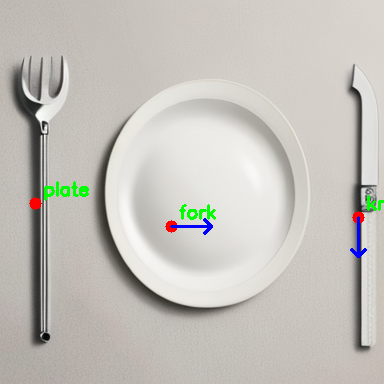
#> input picture workspace/VA50-pipeline-dev/outputs/debug_detected_positions.png, 384 x 384 px
$ python generated_image_to_positions.py --image ../outputs/debug_detected_positions.png
#> lines starting #> are read from the running program, lines starting #| are printed output that depends on the picture; after the words box and inside, x2 and y2 are one past the last pixel; in counts of white or black regions, pixels touching at a corner belong together
import argparse
import os
import cv2
import numpy as np
import json


# =========================
# Utils
# =========================
def write_json(data, path):
    with open(path, "w") as f:
        json.dump(data, f, indent=2)


# =========================
# Segmentation robuste
# =========================
def segment_objects(img_bgr):
    gray = cv2.cvtColor(img_bgr, cv2.COLOR_BGR2GRAY)

    thresh = cv2.adaptiveThreshold(
        gray,
        255,
        cv2.ADAPTIVE_THRESH_GAUSSIAN_C,
        cv2.THRESH_BINARY_INV,
        51,
        5
    )

    kernel = np.ones((5, 5), np.uint8)
    thresh = cv2.morphologyEx(thresh, cv2.MORPH_CLOSE, kernel)
    thresh = cv2.morphologyEx(thresh, cv2.MORPH_OPEN, kernel)

    return thresh


# =========================
# Analyse des contours
# =========================
def analyze_contours(thresh):
    contours, _ = cv2.findContours(
        thresh, cv2.RETR_EXTERNAL, cv2.CHAIN_APPROX_SIMPLE
    )

    objects = []

    for c in contours:
        area = cv2.contourArea(c)
        if area < 500:
            continue

        M = cv2.moments(c)
        if M["m00"] == 0:
            continue

        cx = M["m10"] / M["m00"]
        cy = M["m01"] / M["m00"]

        rect = cv2.minAreaRect(c)
        (w, h) = rect[1]
        angle = rect[2]
        if w < h:
            angle += 90

        aspect_ratio = max(w, h) / (min(w, h) + 1e-6)

        objects.append({
            "contour": c,
            "area": area,
            "cx": cx,
            "cy": cy,
            "aspect_ratio": aspect_ratio,
            "theta": np.deg2rad(angle)
        })

    return objects


# =========================
# Classification par forme
# =========================
def classify_objects(objs):
    plates = []
    tools = []

    for o in objs:
        if o["aspect_ratio"] < 1.8:
            plates.append(o)
        else:
            tools.append(o)

    plates.sort(key=lambda x: x["area"], reverse=True)
    tools.sort(key=lambda x: x["area"], reverse=True)

    plates = plates[:1]
    tools = tools[:2]

    results = []

    for p in plates:
        results.append({
            "label": "plate",
            "x_pixel": float(p["cx"]),
            "y_pixel": float(p["cy"]),
            "theta": 0.0,
            "area": p["area"]
        })

    tools.sort(key=lambda x: x["cx"])

    if len(tools) == 2:
        results.append({
            "label": "fork",
            "x_pixel": float(tools[0]["cx"]),
            "y_pixel": float(tools[0]["cy"]),
            "theta": float(tools[0]["theta"]),
            "area": tools[0]["area"]
        })
        results.append({
            "label": "knife",
            "x_pixel": float(tools[1]["cx"]),
            "y_pixel": float(tools[1]["cy"]),
            "theta": float(tools[1]["theta"]),
            "area": tools[1]["area"]
        })

    for i, o in enumerate(results):
        o["id"] = f"obj_{i:03d}"

    return results


# =========================
# Verrouillage layout (robuste)
# =========================
def enforce_layout(objects, img_shape):
    h, w = img_shape[:2]

    if len(objects) >= 3:
        plate = max(objects, key=lambda o: o.get("area", 0))
        plate["label"] = "plate"

        others = [o for o in objects if o is not plate]

        left = min(others, key=lambda o: o["x_pixel"])
        right = max(others, key=lambda o: o["x_pixel"])

        left["label"] = "fork"
        right["label"] = "knife"

        return [plate, left, right]

    # fallback géométrique (ne plante jamais)
    print("[WARN] Fallback géométrique appliqué")

    cx = w / 2
    cy = h / 2

    return [
        {
            "id": "obj_000",
            "label": "plate",
            "x_pixel": cx,
            "y_pixel": cy,
            "theta": 0.0
        },
        {
            "id": "obj_001",
            "label": "fork",
            "x_pixel": cx - w * 0.25,
            "y_pixel": cy,
            "theta": np.pi / 2
        },
        {
            "id": "obj_002",
            "label": "knife",
            "x_pixel": cx + w * 0.25,
            "y_pixel": cy,
            "theta": np.pi / 2
        }
    ]


# =========================
# Debug visuel (CENTROÏDE)
# =========================
def draw_debug(img, objects, out_path):
    vis = img.copy()

    for o in objects:
        x = int(o["x_pixel"])
        y = int(o["y_pixel"])

        cv2.circle(vis, (x, y), 6, (0, 0, 255), -1)

        cv2.putText(
            vis,
            o["label"],
            (x + 8, y - 8),
            cv2.FONT_HERSHEY_SIMPLEX,
            0.6,
            (0, 255, 0),
            2
        )

        if o["label"] in ("fork", "knife"):
            length = 40
            dx = int(length * np.cos(o["theta"]))
            dy = int(length * np.sin(o["theta"]))
            cv2.arrowedLine(
                vis,
                (x, y),
                (x + dx, y + dy),
                (255, 0, 0),
                2,
                tipLength=0.25
            )

    cv2.imwrite(out_path, vis)


# =========================
# Main
# =========================
def main():
    parser = argparse.ArgumentParser()
    parser.add_argument("--image", required=True)
    parser.add_argument("--output", default="outputs/final_positions.json")
    parser.add_argument(
        "--debug_image",
        default="outputs/debug_detected_positions.png"
    )
    args = parser.parse_args()

    img = cv2.imread(args.image)
#> img is the input picture: shape (384, 384, 3); mean B, G, R 187.2, 193, 196.2
    assert img is not None, f"Image introuvable : {args.image}"

    thresh = segment_objects(img)
#> in segment_objects, `thresh = cv2.adaptiveThreshold( gray, 255, cv2.ADAPTIVE_THRESH_GAUSSIA..`:
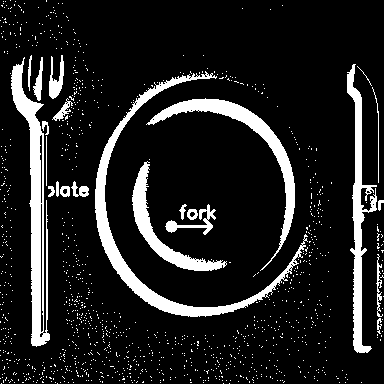
#> thresh: shape (384, 384); 12.7% white; 1164 white regions (1141 under 20 px), largest, box (x1, y1, x2, y2) and area: (95, 71, 308, 317) 4200, (11, 57, 50, 347) 3738, (146, 98, 295, 271) 2688
#> in segment_objects, `thresh = cv2.morphologyEx(thresh, cv2.MORPH_CLOSE, kernel)`:
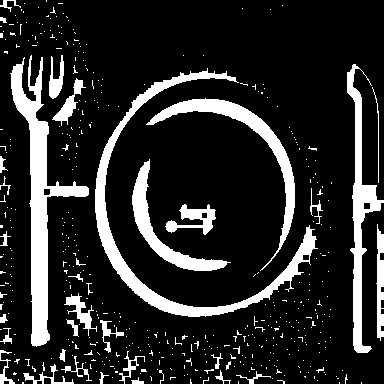
#> thresh: shape (384, 384); 16.1% white; 456 white regions (420 under 20 px), largest, box (x1, y1, x2, y2) and area: (10, 55, 89, 347) 5329, (95, 68, 318, 317) 5045, (347, 64, 384, 353) 2866
#> in segment_objects, `thresh = cv2.morphologyEx(thresh, cv2.MORPH_OPEN, kernel)`:
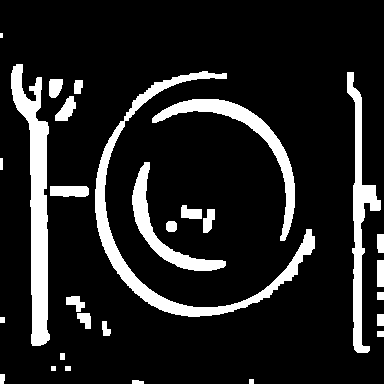
#> thresh: shape (384, 384); 13.4% white; 29 white regions (1 under 20 px)
    objs = analyze_contours(thresh)
#> in analyze_contours, `contours, _ = cv2.findContours( thresh, cv2.RETR_EXTERNAL, cv2.CHAIN_A..`: contours = 29 contours, 3 with area under 20; largest, box (x1, y1, x2, y2) and area: (11, 64, 50, 346) 4397, (95, 71, 315, 317) 4382, (347, 72, 381, 353) 2432, (152, 99, 295, 241) 2401, (132, 162, 226, 271) 1782
#> the loop in analyze_contours, `for c in contours:` made 29 passes
#> (area, cx, cy, rect, w, h, angle, aspect_ratio) on passes 20, 22, 26, 27, 28: (1782, 162.4, 230.2, ((167.2, 227), (50.36, 131.4), -37.51), 50.36, 131.4, 52.49, 2.61), (2401, 244, 139.6, ((241.9, 153.1), (76.14, 179.8), -47.33), 76.14, 179.8, 42.67, 2.36), (2431.5, 359, 217, ((365.1, 211.8), (30.43, 280.4), -1.36), 30.43, 280.4, 88.64, 9.21), (4381.5, 172, 226.2, ((187.3, 202.7), (192, 243.8), -28.58), 192, 243.8, 61.42, 1.27), (4397, 35.92, 203.7, ((37.09, 203.8), (33.92, 282), -4.48), 33.92, 282, 85.52, 8.32)
#> area on passes 1, 3, 8, 11, 12, 15: 28.5, 33.5, 73.5, 133.5, 151, 104.5
#> after the loop in analyze_contours, `for c in contours:`: objects = 5 items
#> objs = 5 items

    final = classify_objects(objs)
#> the loop in classify_objects, `for o in objs:` made 5 passes
#> after the loop in classify_objects, `for o in objs:`: plates = 1 item; tools = 4 items
#> in classify_objects, `tools = tools[:2]`: tools = 2 items
#> the loop in classify_objects, `for p in plates:` made 1 pass
#> after the loop in classify_objects, `for p in plates:`: results = 1 item
#> the loop in classify_objects, `for i, o in enumerate(results):` made 3 passes
#> final = 3 items
    final = enforce_layout(final, img.shape)
#> in enforce_layout, `plate = max(objects, key=lambda o: o.get("area", 0))`: plate = {'label': 'fork', 'x_pixel': 35.92, 'y_pixel': 203.7, 'theta': 1.49, 'area': 4397, 'id': 'obj_001'}
#> in enforce_layout, `others = [o for o in objects if o is not plate]`: others = 2 items
#> in enforce_layout, `left = min(others, key=lambda o: o["x_pixel"])`: left = {'label': 'plate', 'x_pixel': 172, 'y_pixel': 226.2, 'theta': 0, 'area': 4381.5, 'id': 'obj_000'}
#> in enforce_layout, `right = max(others, key=lambda o: o["x_pixel"])`: right = {'label': 'knife', 'x_pixel': 359, 'y_pixel': 217, 'theta': 1.55, 'area': 2431.5, 'id': 'obj_002'}

    os.makedirs(os.path.dirname(args.output), exist_ok=True)
    write_json(final, args.output)

    draw_debug(img, final, args.debug_image)
#> the loop in draw_debug, `for o in objects:` made 3 passes
#> (x, y, length, dx, dy) on passes 2 to 3: (171, 226, 40, 40, 0), (358, 217, 40, 0, 39)
#> (x, y) on pass 1: (35, 203)

    print("[OK] Objets détectés :")
    for o in final:
        print(
            f" - {o['label']} @ ({o['x_pixel']:.1f}, {o['y_pixel']:.1f}) "
            f"theta={o['theta']:.2f} rad"
        )
#> this loop made 3 passes
#|  - plate @ (35.9, 203.7) theta=1.49 rad
#|  - fork @ (172.0, 226.2) theta=0.00 rad
#|  - knife @ (359.0, 217.0) theta=1.55 rad

    print(f"[OK] JSON écrit dans : {args.output}")
    print(f"[OK] Image debug écrite dans : {args.debug_image}")


if __name__ == "__main__":
    main()
